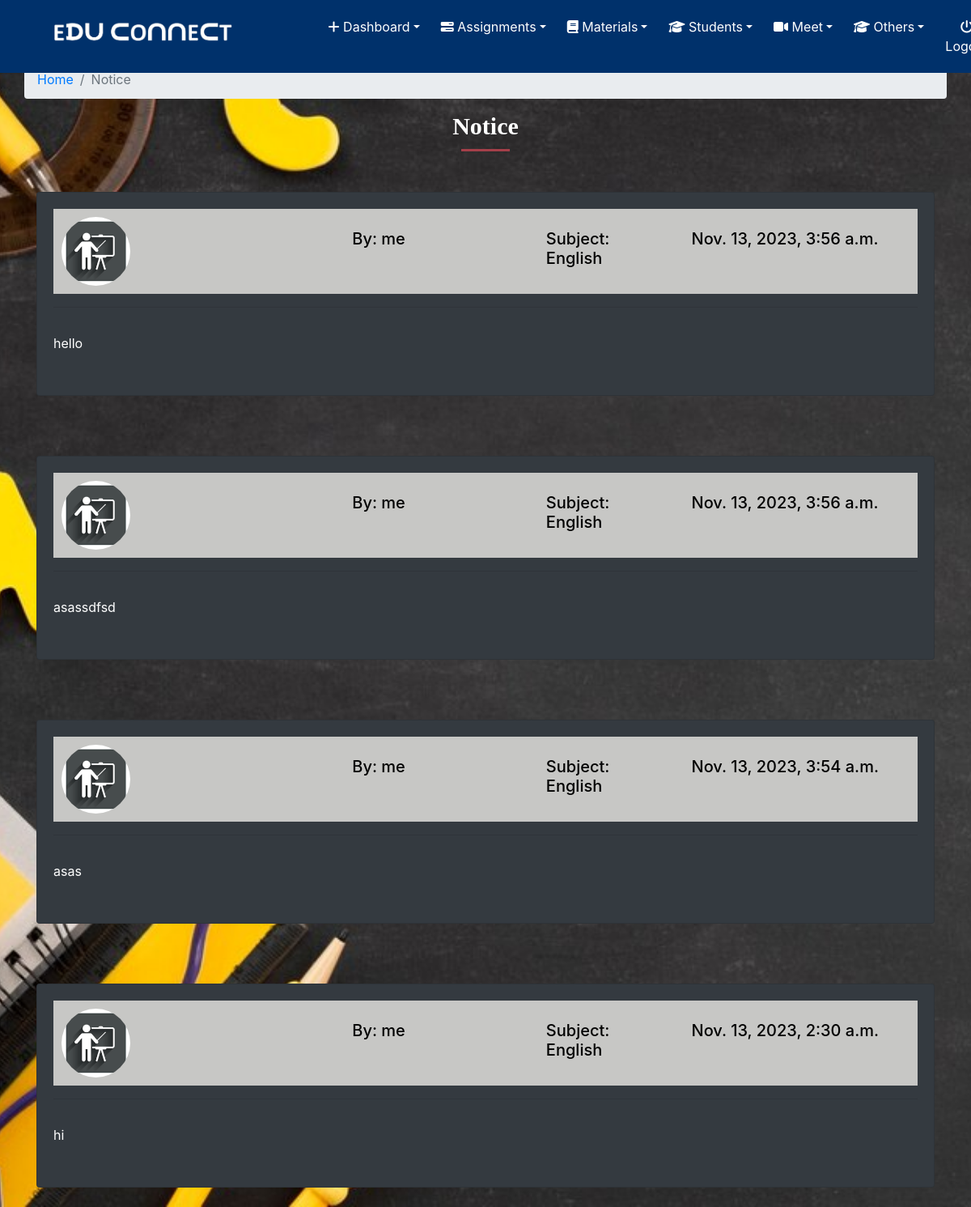
Page /classroom/student/2/class_notice (signed in) on the committed database.
### classroom/models.py (models this page shows, shortened)
class ClassNotice(models.Model):
    teacher = models.ForeignKey(Teacher, related_name='teacher', on_delete=models.CASCADE)
    students = models.ManyToManyField(Student, related_name='class_notice')
    created_at = models.DateTimeField(auto_now=True)
    message = models.TextField()
    message_html = models.TextField(editable=False)
    class Meta:
        ordering = ['-created_at']
        unique_together = ['teacher', 'message']

class Teacher(models.Model):
    user = models.OneToOneField(User, on_delete=models.CASCADE, primary_key=True, related_name='Teacher')
    name = models.CharField(max_length=250)
    subject_name = models.CharField(max_length=250)
    email = models.EmailField(max_length=254)
    phone = models.IntegerField()
    teacher_profile_pic = models.ImageField(upload_to="classroom/teacher_profile_pic", blank=True)
    class_students = models.ManyToManyField(Student, through="StudentsInClass")
    created_classrooms = models.ManyToManyField(Classroom, related_name='teachers_created', blank=True)

### classroom/views.py (the view)
@login_required
def class_notice(request,pk):
    student = get_object_or_404(models.Student,pk=pk)
    return render(request,'classroom/class_notice_list.html',{'student':student})

### template/classroom/class_notice_list.html
{% extends 'classroom/base.html' %}
{% load static %}
{% block content %}
<div class="container ">
		<div class="row">
            <ol class="col-12 breadcrumb">
                <li class="breadcrumb-item"><a href="{% url 'home' %}">Home</a></li>
                <li class="breadcrumb-item active">Notice</li>
            </ol>
        </div>
       <div class="section-heading">
            <h2 style="font-size: 30px;  font-family: 'Comic Sans MS', cursive;">Notice</h2>
            <div class="line-dec"></div>
          </div>
  {% if student.class_notice.count == 0 %}
  <h2 class="text-center">No Notice Yet.</h2>
  {% else %}
  {% for notice in student.class_notice.all %}
  <div class="notice">
  <div class="row">
    <div class="col-12 col-md-12">
<div class="card card-body bg-dark">
      <div class="notice-details">
        <div class="row align-items-center">
        <div class="col-2">
          {% if notice.teacher.teacher_profile_pic %}
      <img src="{{ notice.teacher.teacher_profile_pic.url }}" class="notice-img">
      {% else %}
      <img src="{% static 'images/t_profile.png' %}" class="notice-img">
      {% endif %}
        </div>
<div class="offset-2 col-8">
    <div class="row">
        <div class="col-md-4">
          <h5>By: {{ notice.teacher.name }}</h5>
        </div>
        <div class="col-md-3">
          <h5>Subject: {{ notice.teacher.subject_name }}</h5>
        </div>
        <div class="col-md-5">
          <h5>{{ notice.created_at }}</h5>
        </div>
        </div>
 </div>
 </div>
        </div>
        <hr>
        <p class="text-white" style="font-size: 60px;  font-family: 'Comic Sans MS', cursive;">{{ notice.message_html|safe }}</p>
        </div>
    </div>
  </div>
  </div>
  <br>
  {% endfor %}
  {% endif %}
</div>
{% endblock %}

### static/css/base.css (style rules this page uses)
.active { display: block; }
.notice { margin-top: 50px; }
.notice .notice-details { background: #c7c7c5; padding: 10px; color: black; }
.notice .notice-img { width:85px; height:85px; border-radius: 50%; }
.section-heading { text-align: center; }
.section-heading h2 { font-size: 32px; font-weight: 700; color: #fff; }
.section-heading .line-dec { width: 60px; height: 3px; background-color: #a43f49; margin: 10px auto; }
.bg { height: 100%; width:100%; background-attachment: fixed; background-position: center; background-repeat: no-repeat; background-size: cover; }

### rows in the picture
ClassNotice: teacher.name "me", teacher.subject_name "English", created_at "Nov. 13, 2023, 3:56 a.m.", message_html "hello"
ClassNotice: teacher.name "me", teacher.subject_name "English", created_at "Nov. 13, 2023, 3:56 a.m.", message_html "asassdfsd"
ClassNotice: teacher.name "me", teacher.subject_name "English", created_at "Nov. 13, 2023, 3:54 a.m.", message_html "asas"
ClassNotice: teacher.name "me", teacher.subject_name "English", created_at "Nov. 13, 2023, 2:30 a.m.", message_html "hi"
